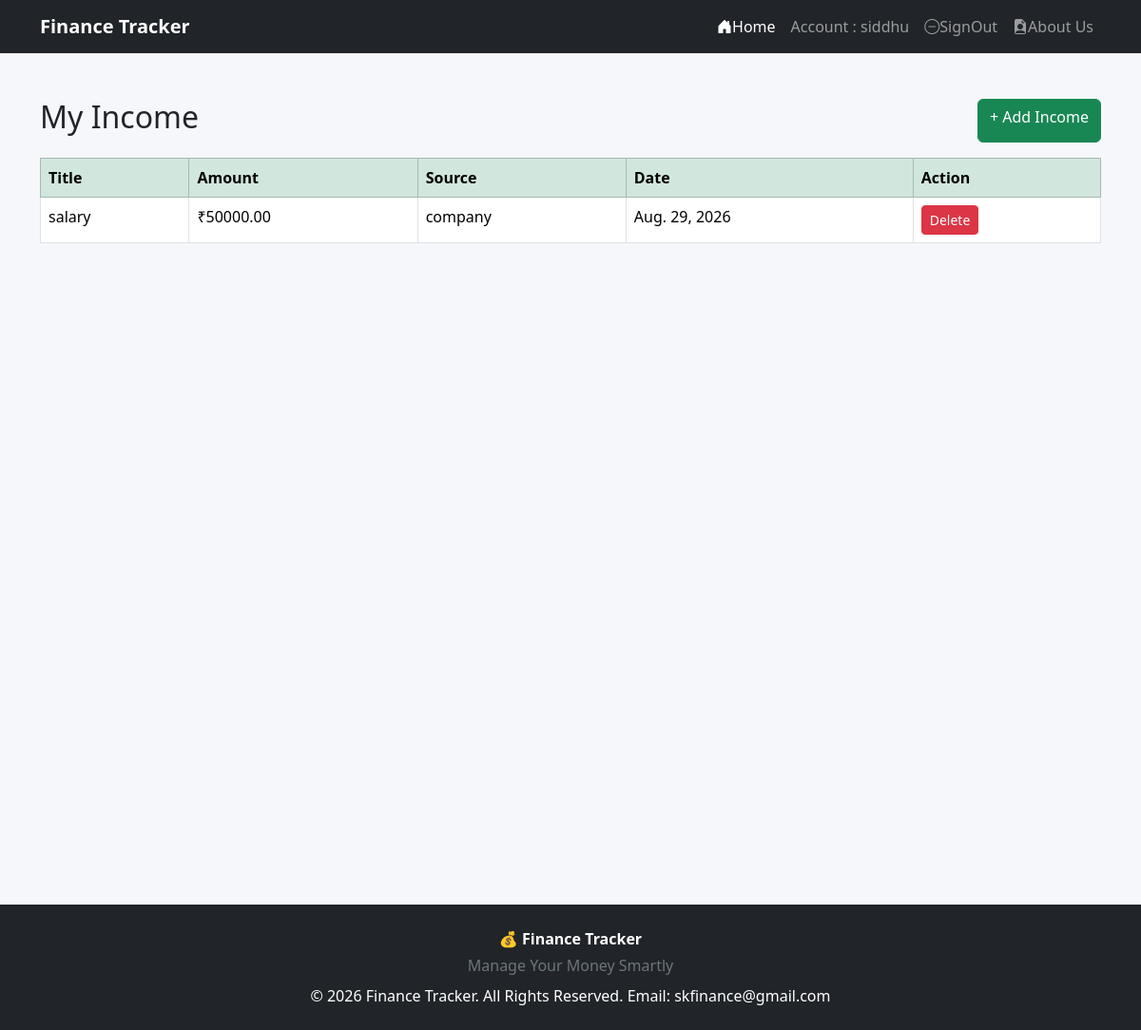
Page /income/listincome/ (signed in) on the earlier database version.
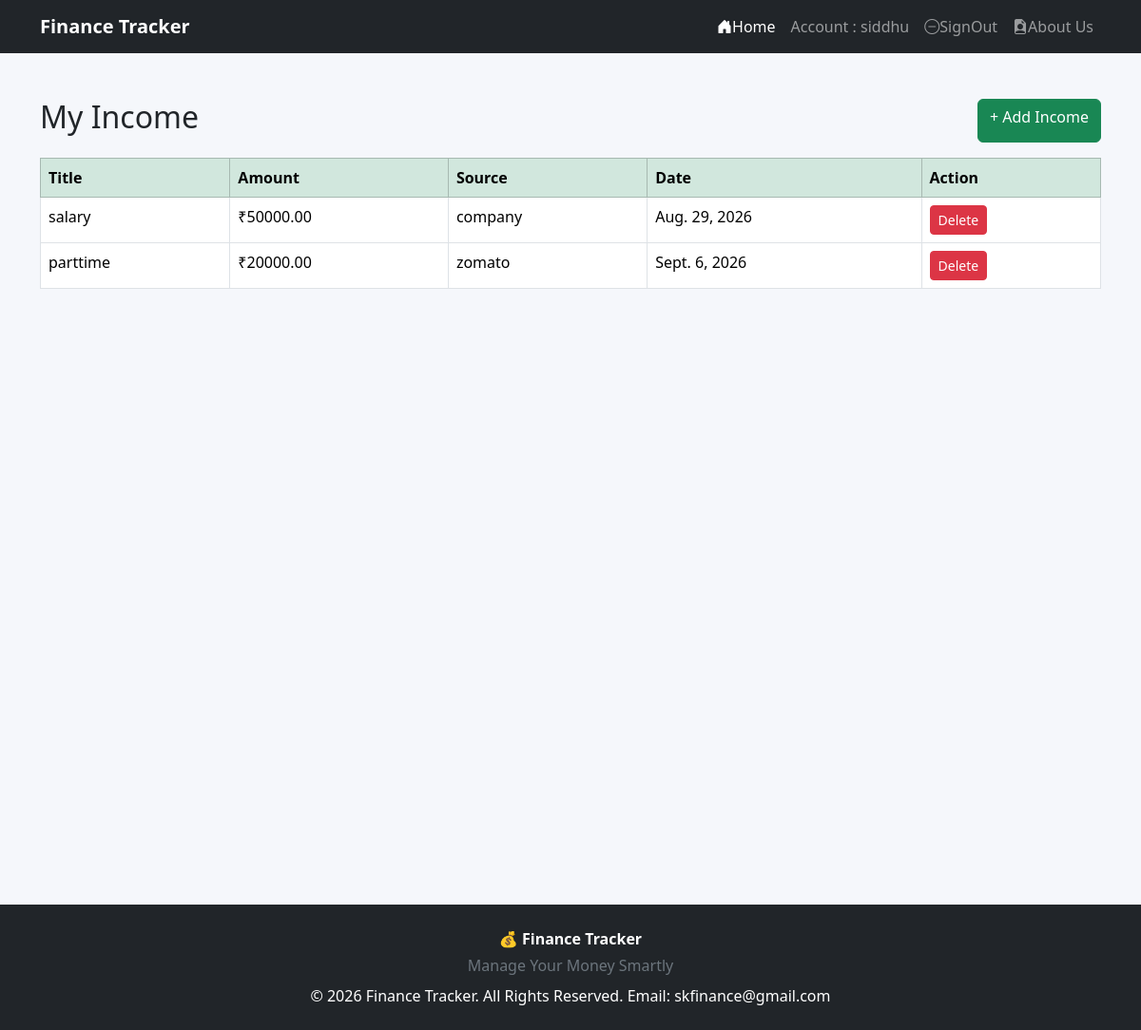
Same page on the later database version.
### income/models.py (models this page shows, shortened)
class Income(models.Model):
    user = models.ForeignKey(User, on_delete=models.CASCADE)
    title = models.CharField(max_length=100)
    amount = models.DecimalField(max_digits=10, decimal_places=2)
    source = models.CharField(max_length=100)
    date = models.DateField()

### income/views.py (the view)
# urls.py: path('listincome/',list_income, name='list_income'),
@login_required(login_url=('signin'))
def list_income(request):
    incomes = Income.objects.filter(user=request.user)
    return render(request, 'income/listincome.html',{'incomes': incomes})

### templates/income/listincome.html
{% extends 'base.html' %}
{% block content %}
<div class="container mt-5">
    <div class="d-flex justify-content-between mb-3">
        <h2>My Income</h2>
        <a href="{% url 'add_income' %}"
           class="btn btn-success">
            + Add Income
        </a>
    </div>
    <table class="table table-bordered table-hover">
        <thead class="table-success">
            <tr>
                <th>Title</th>
                <th>Amount</th>
                <th>Source</th>
                <th>Date</th>
                <th>Action</th>
            </tr>
        </thead>
        <tbody>
            {% for income in incomes %}
            <tr>
                <td>{{ income.title }}</td>
                <td>₹{{ income.amount }}</td>
                <td>{{ income.source }}</td>
                <td>{{ income.date }}</td>
                <td>
                    <a href="{% url 'delete_income' income.id %}"
                       class="btn btn-danger btn-sm">
                        Delete
                    </a>
                </td>
            </tr>
            {% empty %}
            <tr>
                <td colspan="5" class="text-center">
                    No income records found.
                </td>
            </tr>
            {% endfor %}
        </tbody>
    </table>
</div>
{% endblock %}

Differences in the rows shown:
added Income: title "parttime", amount "20000.00", source "zomato", date "Sept. 6, 2026"
